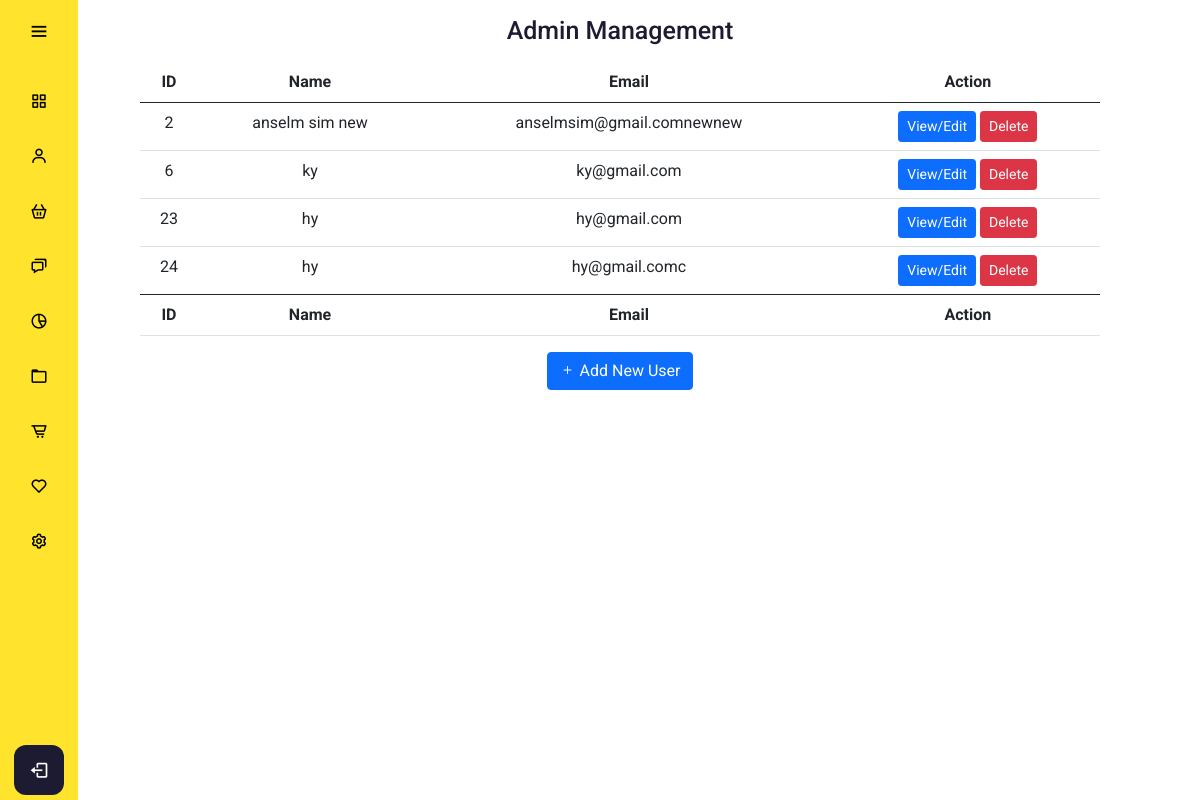
The app's page /admin/usermanagement.php, older data.
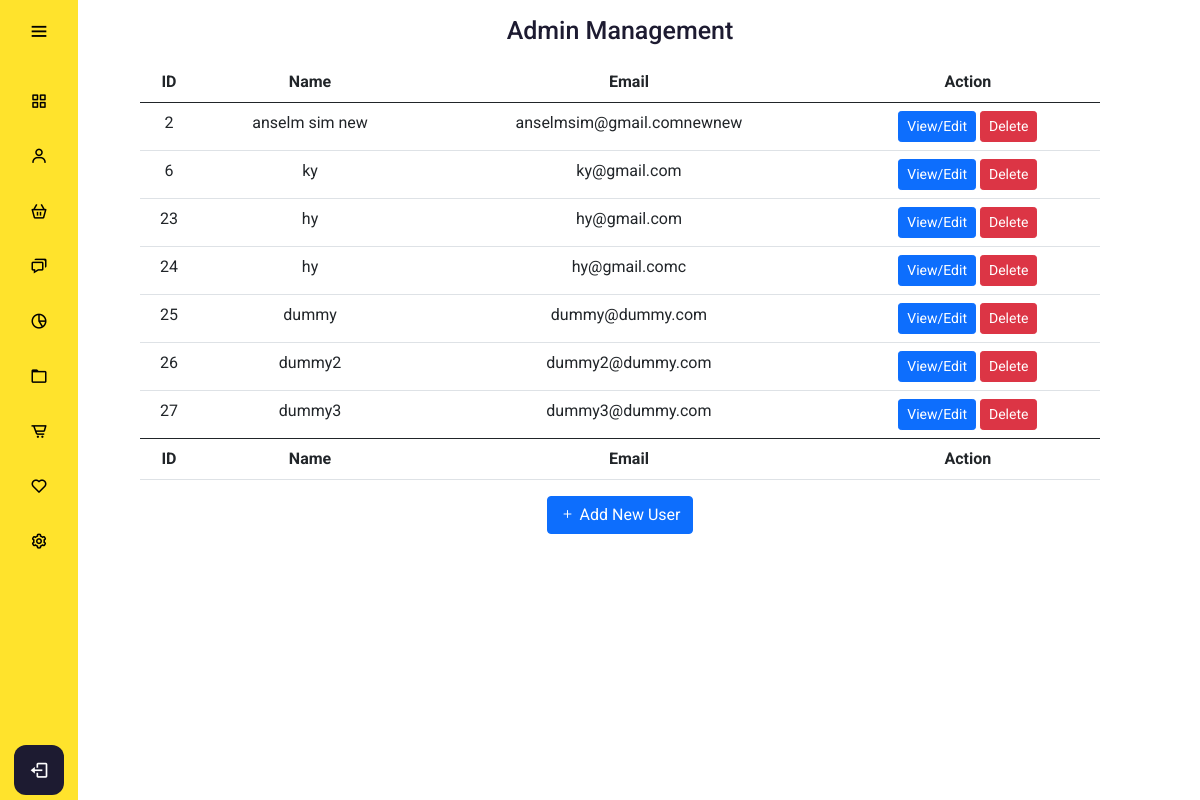
The same page, newer data.
### tables this page shows
CREATE TABLE `users` (
  `users_id` int(11) NOT NULL,
  `users_name` varchar(255) NOT NULL,
  `users_email` varchar(255) NOT NULL,
  `users_password` varchar(128) NOT NULL,
  `users_address` text,
  `users_phone` varchar(11) DEFAULT NULL,
  `users_age` int(3) DEFAULT NULL,
  `users_gender` smallint(6) DEFAULT NULL,
  `users_permission` smallint(6) NOT NULL DEFAULT '0',
  `users_joindate` timestamp NOT NULL DEFAULT CURRENT_TIMESTAMP ON UPDATE CURRENT_TIMESTAMP
);

### config/db.php (called while the page is built, shortened)
<?php
class DB {
  protected static $mdb = null;
  public static function getMDB() {
    $mdb = DB::$mdb;
    if ($mdb === null) {
      $mdb = DB::$mdb = new MeekroDB();
    }
    $mdb->sync_config();
    return $mdb;
  }
  public static function query() { $args = func_get_args(); return call_user_func_array(array(DB::getMDB(), 'query'), $args); }
}
class MeekroDB {
  public $encoding = 'latin1';
  public $connect_options = array(MYSQLI_OPT_CONNECT_TIMEOUT => 30);
  public $internal_mysql = null;
  public function __construct($host=null, $user=null, $password=null, $dbName=null, $port=null, $encoding=null, $socket=null)  {
    if ($encoding === null) $encoding = DB::$encoding;
    $this->encoding = $encoding;
  }
  public function get() {
    $mysql = $this->internal_mysql;
    if (!($mysql instanceof MySQLi)) {
      $mysql = new mysqli();
      foreach ($this->connect_options as $key => $value) {
        $mysql->options($key, $value);
      }
      $mysql->set_charset($this->encoding);
      $this->internal_mysql = $mysql;
    }
    return $mysql;
  }
  protected function preparseQueryParams() {
    $args = func_get_args();
    $sql = trim(strval(array_shift($args)));
    $args_all = $args;
    if (count($args_all) == 0) return array($sql);
    $chunkyQuery = array();
    return $chunkyQuery;
  }
  public function parseQueryParams() {
    $args = func_get_args();
    $chunkyQuery = call_user_func_array(array($this, 'preparseQueryParams'), $args);
    $query = '';
    foreach ($chunkyQuery as $chunk) {
      if (is_string($chunk)) {
        $query .= $chunk;
        continue;
      }
      $result = '';
      $query .= $result;
    }
    return $query;
  }
  protected function prependCall($function, $args, $prepend) { array_unshift($args, $prepend); return call_user_func_array($function, $args); }
  public function query() { $args = func_get_args(); return $this->prependCall(array($this, 'queryHelper'), $args, 'assoc'); }
  protected function queryHelper() {
    $args = func_get_args();
    $type = array_shift($args);
    $db = $this->get();
    $is_buffered = true;
    $row_type = 'assoc';
    $full_names = false;
    $sql = call_user_func_array(array($this, 'parseQueryParams'), $args);
    $result = $db->query($sql, $is_buffered ? MYSQLI_STORE_RESULT : MYSQLI_USE_RESULT);
    $return = array();
    while ($row = ($row_type == 'assoc' ? $result->fetch_assoc() : $result->fetch_row())) {
      $return[] = $row;
    }
    return $return;
  }
}
?>

### admin/usermanagement.php (the view, shortened to what this page needs)
<?php
include "../config/db.php";
?>
<!DOCTYPE html>
<html lang="en" dir="ltr">
  <head>
    <link rel="stylesheet" href="adminstyle.css">
    <link href='https://unpkg.com/boxicons@2.0.7/css/boxicons.min.css' rel='stylesheet'>
    <link href="https://cdn.jsdelivr.net/npm/bootstrap@5.0.0-beta3/dist/css/bootstrap.min.css" rel="stylesheet">
    <link rel="stylesheet" href="https://cdn.jsdelivr.net/npm/bootstrap-icons@1.4.1/font/bootstrap-icons.css">
   </head>
<body>
  <?php
  include "adminheader.php";
  ?>
  <div class="home_content">
    <div class="text">Admin Management </div>
    <table class="table table-hover">
        <thead>
            <tr>
            <th scope="col">ID</th>
            <th scope="col">Name</th>
            <th scope="col">Email</th>
            <th scope="col">Action</th>
            </tr>
        </thead>
        <tbody>
        <?php
        $getUserQuery = DB::query("SELECT * FROM users");
        foreach($getUserQuery as $getUserResult){
        ?>
            <tr class="userdata userdata<?php echo $getUserResult['users_id']; ?>">
              <td class="userid"><?php echo $getUserResult['users_id']; ?></td>
              <td class="username"><?php echo $getUserResult['users_name']; ?></td>
              <td class="useremail"><?php echo $getUserResult['users_email']; ?></td>
              <td><button type="button" class="btn btn-primary btn-sm editUser" id="editUser" value="editUser" data-id="<?php echo $getUserResult['users_id']; ?>" data-bs-toggle="modal" data-bs-target="#userinfo<?php echo $getUserResult['users_id']; ?>" >View/Edit</button>
                  <button type="button" class="btn btn-danger btn-sm deleteUser" data-id="<?php echo $getUserResult['users_id']; ?>" data-name="<?php echo $getUserResult['users_name']; ?>">Delete</button>
              </td>
            </tr>
        <?php
        }
        ?>
        </tbody>
        <tfoot>
          <tr>
            <th scope="col">ID</th>
            <th scope="col">Name</th>
            <th scope="col">Email</th>
            <th scope="col">Action</th>
          </tr>
        </tfoot>
    </table>
    <button type="button" data-bs-toggle="modal" data-bs-target="#addUser" class="btn btn-primary"><i class="bi bi-plus"></i> Add New User</button>
  </div>
</body>
</html>

### admin/adminheader.php (shortened to what this page needs)
<div class="sidebar ">
    <div class="logo_content">
      <i class='bx bx-menu' id="btn" ></i>
    </div>
    <ul class="nav_list">
      <li>
        <a href="<?php echo htmlspecialchars(SITE_URL . "admin/adminmanagement.php"); ?>">
          <i class='bx bx-grid-alt' ></i>
        </a>
      </li>
      <li>
        <a href="<?php echo htmlspecialchars(SITE_URL . "admin/usermanagement.php"); ?>">
          <i class='bx bx-user' ></i>
        </a>
      </li>
      <li>
        <a href="<?php echo htmlspecialchars(SITE_URL . "admin/foodmanagement.php"); ?>">
          <i class='bx bx-basket' ></i>
        </a>
      </li>
      <li>
        <a href="#">
          <i class='bx bx-chat' ></i>
        </a>
      </li>
      <li>
        <a href="#">
          <i class='bx bx-pie-chart-alt-2' ></i>
        </a>
      </li>
      <li>
        <a href="#">
          <i class='bx bx-folder' ></i>
        </a>
      </li>
      <li>
        <a href="#">
          <i class='bx bx-cart-alt' ></i>
        </a>
      </li>
      <li>
        <a href="#">
          <i class='bx bx-heart' ></i>
        </a>
      </li>
      <li>
        <a href="#">
          <i class='bx bx-cog' ></i>
        </a>
      </li>
    </ul>
    <div class="profile_content">
      <div class="profile">
        <a href="<?php echo htmlspecialchars(SITE_URL . "admin/adminlogout.php"); ?>">
          <i class='bx bx-log-out adminlogout' id="log_out" ></i>
        </a>
      </div>
    </div>
  </div>

### admin/adminstyle.css (style rules this page uses)
* { margin: 0; padding: 0; box-sizing: border-box; font-family: "Roboto" , sans serif; }
body { position: relative; min-height: 100vh; width: 100%; overflow: scroll; }
.sidebar { position: fixed; top: 0; left: 0; height: 100%; width: 78px; background: #FFE32C; padding: 6px 14px; z-index: 99; transition: all 0.5s ease; }
.sidebar #btn { position: absolute; color: #000; top: 6px; left: 50%; font-size: 22px; height: 50px; width: 50px; text-align: center; line-height: 50px; transform: translateX(-50%); }
.sidebar ul { margin-top: 20px; }
.sidebar ul li { position: relative; height: 50px; width: 100%; margin: 0 5px; list-style: none; line-height: 50px; margin: 5px 0; }
.sidebar ul li a { color: #000; display: flex; align-items: center; text-decoration: none; border-radius: 12px; white-space: nowrap; transition: all 0.4s ease; }
.sidebar ul li i { font-size: 18px; font-weight: 400; height: 50px; min-width: 50px; border-radius: 12px; line-height: 50px; text-align: center; }
.sidebar .profile_content { position: absolute; color: #fff; bottom: 0; left: 0; width: 100%; }
.sidebar .profile_content .profile { position: relative; padding: 10px 6px; height: 60px; background: none; transition: all 0.4s ease; }
.profile #log_out { position: absolute; bottom: 5px; left: 50%; transform: translateX(-50%); min-width: 50px; line-height: 50px; font-size: 20px; border-radius: 12px; text-align: center; transition: all 0.4s ease; background: #1d1b31; }
.home_content { position: absolute; height: 100%; width: 80%; text-align: center; left: 140px; background: none; box-shadow: 0 5px 10px rgba(0,0,0,0.2px); transition: all 0.5s ease; justify-self: center; }
.home_content .text { font-size: 25px; font-weight: 500; color: #1d1b31; margin: 12px; }
button { border-radius: 5px; background-color: #fff; }
.nav_list { padding:0; }
.adminlogout { text-decoration: none; color: white; }

Row changes from the older to the newer data that the page shows:
added users: users_id "25", users_name "dummy", users_email "dummy@dummy.com"
added users: users_id "26", users_name "dummy2", users_email "dummy2@dummy.com"
added users: users_id "27", users_name "dummy3", users_email "dummy3@dummy.com"
